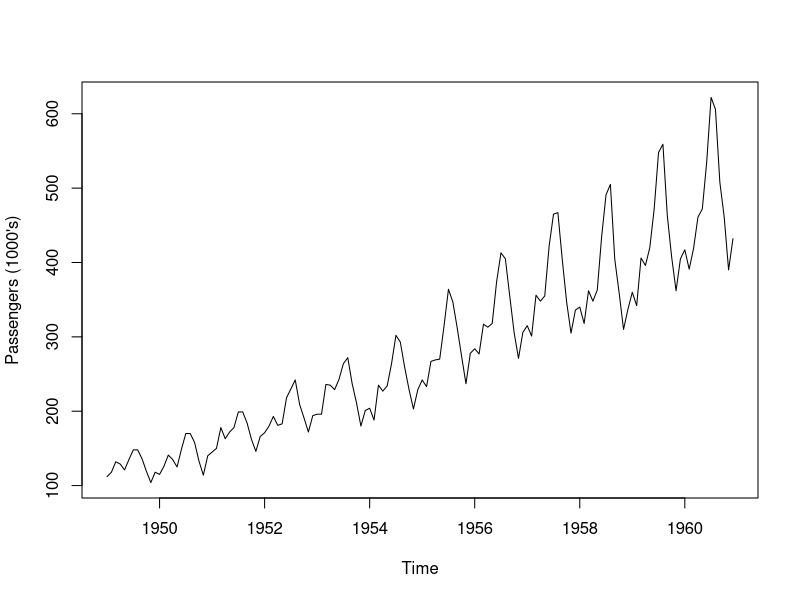
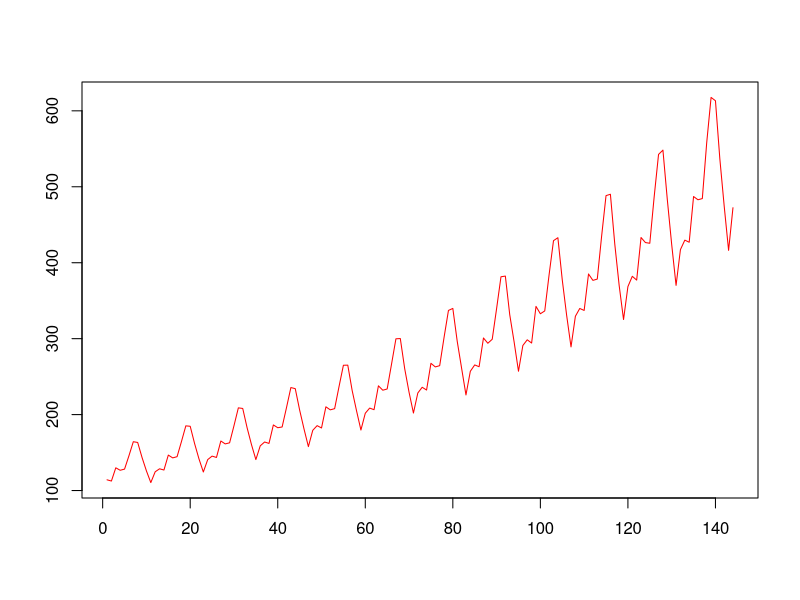
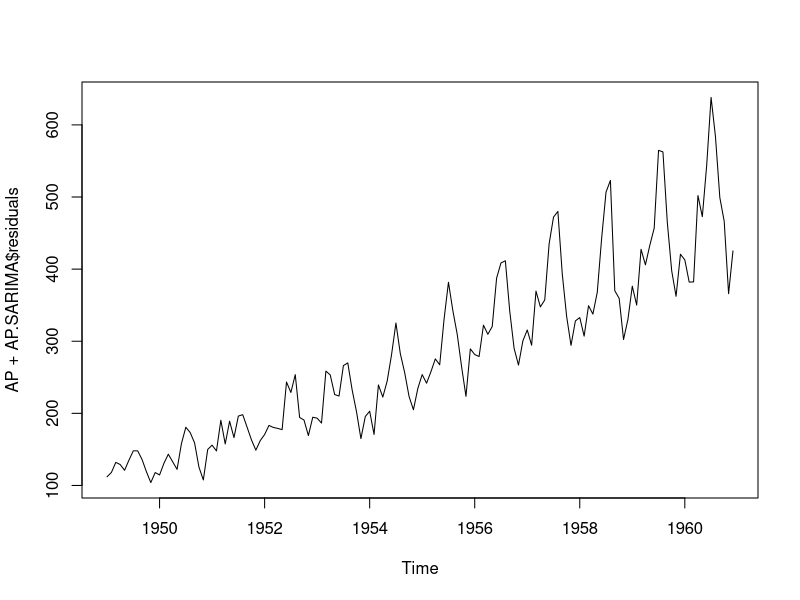
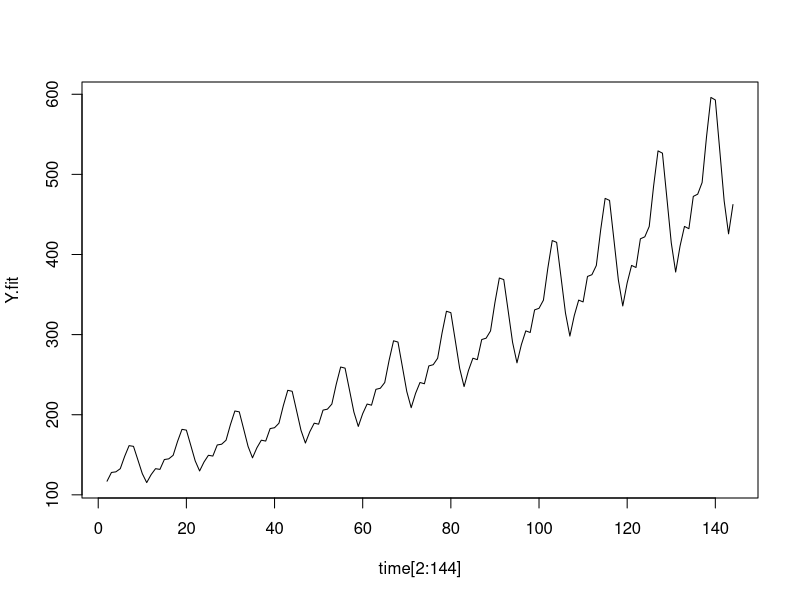
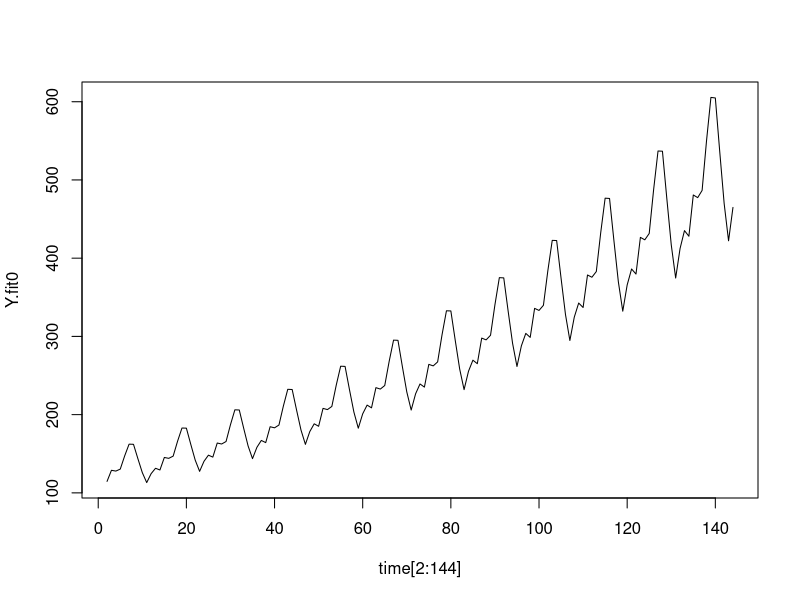
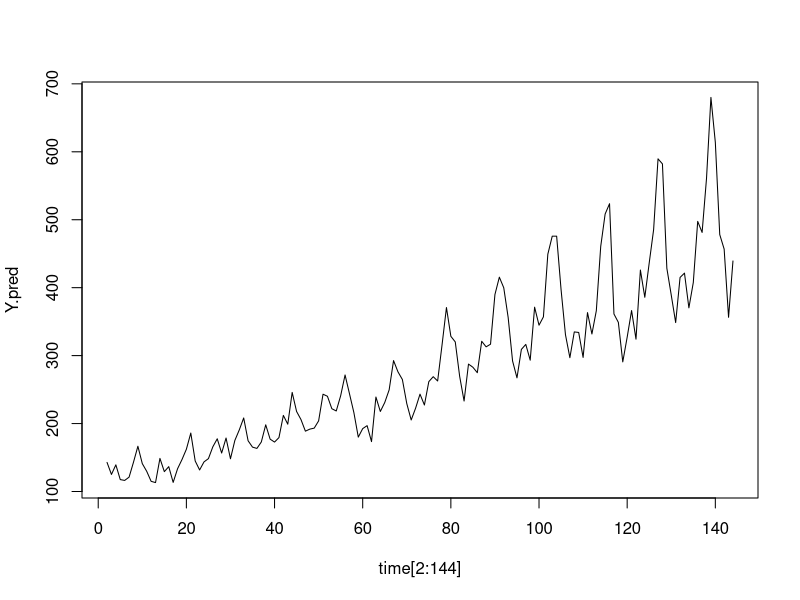
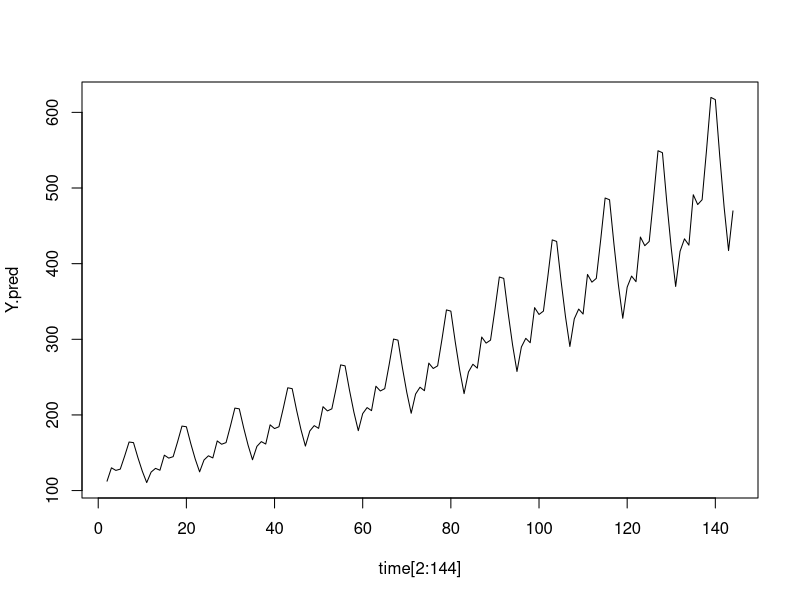

These charts were generated, in order, by the following R code: (Note: this script raises an error after producing the figures.)
### Goal: back-test for predictability and predict the future
library(glmnet)
library(forecast)
data(AirPassengers)
AP <- AirPassengers
plot(AP, ylab = "Passengers (1000's)") # time series plot

###########################################################
### Review: Harmonic Seasonal Model and Seasonal ARIMA
#############################################################

### Harmonic Seasonal Model
### use Fourier predictor: sin(2*pi*time/12), sin(4*pi*time/12),.....
time = 1:length(AP)
sin.var = matrix(0,length(AP),6)
cos.var = matrix(0,length(AP),6)
for (k in 1:6) {
  sin.var[,k] = sin(2*pi*k*time/12)
  cos.var[,k] = cos(2*pi*k*time/12)
}
HR2 <- lm(log(AP) ~ time+sin.var+cos.var) # multiplicative seasonal effect
summary(HR2)
plot(exp(predict(HR2)),type = "l",xlab = "",ylab = "",col = "red") 

### seasonal ARIMA
AP.SARIMA <- arima(AP, order = c(0,1,1), seasonal = list(order = c(0,1,1),period = 12))
plot(AP + AP.SARIMA$residuals,type = "l") # fitting


################################################################
### Variable Selection in Harmonic Seasonal Model
#################################################################

### LASSO and Elastic Net
Y = AP[2:144]
X = cbind(time[2:144],sin.var[2:144,],cos.var[2:144,])
H1pred = cv.glmnet(X,log(Y),family = "gaussian",nfolds=5,type.measure="mse")
coef(H1pred, s = 0.1)
Y.fit = exp(predict(H1pred, newx = X, s="lambda.1se", family="gaussian", type="response"))
plot(Y.fit~time[2:144],type = "l")

X0 = cbind(time[2:144],sin.var[2:144,],cos.var[2:144,])
H0pred = cv.glmnet(X0,log(Y),family = "gaussian",nfolds=5,type.measure="mse")
coef(H0pred, s = 0.1)
Y.fit0 = exp(predict(H0pred, newx = X0, s="lambda.1se", family="gaussian", type="response"))
plot(Y.fit0~time[2:144],type = "l")
# drawbacks: no standard error for CIs and classical Bootstrap fails to provide consistent CI

### Forward Stepwise Selection
Y = AP[2:144]
intercept_only <- lm(Y ~ 1)
all <- lm(Y ~ time[2:144] + AP[1:143] + sin.var[2:144,] + cos.var[2:144,])
forward <- step(intercept_only, direction='forward', scope=formula(all), trace=0)
forward$anova # tends to overfitting
Y.pred <- Y + forward$residuals
plot(Y.pred ~ time[2:144],type = "l")

### Naive Selection (low efficient, and only works for )
summary(all)
all1 <- lm(log(Y) ~ time[2:144] + sin.var[2:144,1:5] + cos.var[2:144,1:5])
Y.pred <- exp(predict(all1))
plot(Y.pred ~ time[2:144],type = "l")

##################################################################
### Back-test
#################################################################

### Method 1: recursive framework
### 1949-1955 (84 months) as in-sample and 1956-1960 (60 months) as out-of-sample
### consider one-period prediction
Y = as.vector(AP)

Time = 1:144
In_sample = 84
Out_of_sample = 60

sin1 = sin(2*pi*Time/12)
sin2 = sin(4*pi*Time/12)
sin3 = sin(6*pi*Time/12)
sin4 = sin(8*pi*Time/12)
sin5 = sin(10*pi*Time/12)
sin6 = sin(12*pi*Time/12)

cos1 = cos(2*pi*Time/12)
cos2 = cos(4*pi*Time/12)
cos3 = cos(6*pi*Time/12)
cos4 = cos(8*pi*Time/12)
cos5 = cos(10*pi*Time/12)
cos6 = cos(12*pi*Time/12)

X = data.frame(Time = Time,
               sin1 = sin1,
               sin2 = sin2,
               sin3 = sin3,
               sin4 = sin4,
               sin5 = sin5,
               sin6 = sin6,
               cos1 = cos1,
               cos2 = cos2,
               cos3 = cos3,
               cos4 = cos4,
               cos5 = cos5,
               cos6 = cos6)

X = cbind(Time,sin.var,cos.var)

resid.HSM = rep(0,Out_of_sample)
resid.ARIMA = rep(0,Out_of_sample)

for (t in 1:Out_of_sample) {
  ## Harmonic seasonal model
  y = Y[1:(In_sample+t-1)]
  train = data.frame(X[1:(In_sample+t-1),], y = y)
  newx = X[(In_sample+t),]
  HSM = lm(log(y)~Time+sin1+sin2+sin3+sin4+sin5+sin6+cos1+cos2+cos3+cos4+cos5+cos6,data = train)
  resid.HSM[t] = exp(predict(HSM, newx, se.fit = T)$fit) - Y[In_sample+t]
  
  ## Seasonal ARIMA
  AP.SARIMA <- arima(Y[1:(In_sample+t-1)], order = c(0,1,1), seasonal = list(order = c(0,1,1),period = 12))
  resid.ARIMA[t] = as.numeric(predict(AP.SARIMA, n.ahead = 1, newxreg = NULL,se.fit = TRUE)$pred - Y[In_sample+t])
}

dm.test(resid.HSM,resid.ARIMA,alternative = "greater")

### Method 2: rolling window framework
### window size = 7 years = 84 months

resid.HSM2 = rep(0,Out_of_sample)
resid.ARIMA2 = rep(0,Out_of_sample)

for (t in 1:Out_of_sample) {
  ## Harmonic seasonal model
  y = Y[t:(In_sample+t-1)]
  train = data.frame(X[t:(In_sample+t-1),], y = y)
  newx = X[(In_sample+t),]
  HSM = lm(log(y)~Time+sin1+sin2+sin3+sin4+sin5+sin6+cos1+cos2+cos3+cos4+cos5+cos6,data = train)
  resid.HSM2[t] = exp(predict(HSM, newx, se.fit = T)$fit) - Y[In_sample+t]
  
  ## Seasonal ARIMA
  AP.SARIMA <- arima(Y[t:(In_sample+t-1)], order = c(0,1,1), seasonal = list(order = c(0,1,1),period = 12))
  resid.ARIMA2[t] = as.numeric(predict(AP.SARIMA, n.ahead = 1, newxreg = NULL,se.fit = TRUE)$pred - Y[In_sample+t])
}

dm.test(resid.HSM2,resid.ARIMA2,alternative = "greater")

##############################################################
### prediction with ARIMA
AP.SARIMA <- arima(Y, order = c(0,1,1), seasonal = list(order = c(0,1,1),period = 12))
AP.pred <- predict(AP.SARIMA, n.ahead = 12, newxreg = NULL,se.fit = TRUE)
Pred = 1:156
YPred = rep(0,156); YPred[1:144] = Y; YPred[145:156] = AP.pred$pred
LowerCI = AP.pred$pred - 1.96*AP.pred$se
UpperCI = AP.pred$pred + 1.96*AP.pred$se
plot(YPred~Pred, type = "l",col = "red",xlim = c(0,160),ylim = c(0,700),xlab = "Time",ylab = "Airpassengers")
par(new = T)
plot(LowerCI,col = "blue",lty = 2,xlim = c(0,160),ylim = c(0,700),xlab = "",ylab = "")
par(new = T)
plot(UpperCI,col = "blue",lty = 2,xlim = c(0,160),ylim = c(0,700),xlab = "",ylab = "")
abline(v=145)

